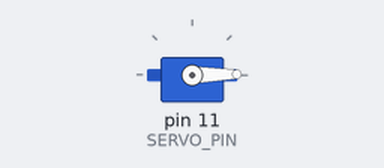
The sketch below on a simulated Arduino Uno, built with avr-gcc and run on an emulated ATmega328P. Shown: servo. Wiring (inferred from the names in the program): servo: signal pin 11. Servo pulses on a pin are drawn as a servo (544–2400 µs = 0–180°).

Above: at 0.05 s.
At 4.85 s:
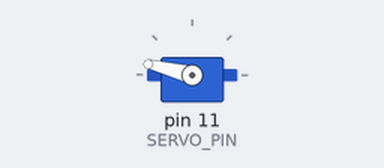
Timing chart, 0 to 6.3 s (numbered marks = the images above):
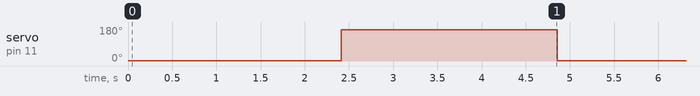

The sketch:

ServoFcnExamp.ino
```cpp
#define MIN_PULSE_WIDTH       550     // the shortest pulse sent to a servo
#define MAX_PULSE_WIDTH      2250     // the longest pulse sent to a servo
#define DEFAULT_PULSE_WIDTH  1500     // default pulse width when servo is attached
#define PULSE_TIMES            20
#define SERVO_PIN              11

void writeServo(int angle), writeServo(int pin, int angle);

void setup()
{
  pinMode(SERVO_PIN, OUTPUT);
}

void loop()
{
  writeServo(0);
  delay(2000);
  writeServo(180);
  delay(2000);
}

void writeServo(int angle)
{
    int pulseDuration = map(angle, 0, 180, MIN_PULSE_WIDTH, MAX_PULSE_WIDTH);
    for(int i = 0; i < PULSE_TIMES; i++)
    {
        digitalWrite(11,HIGH);
	delayMicroseconds(pulseDuration);
	digitalWrite(11,LOW);
	delay(20);
    }
}

void writeServo(int pin, int angle)
{
    int pulseDuration = map(angle, 0, 180, MIN_PULSE_WIDTH, MAX_PULSE_WIDTH);
    for(int i = 0; i < PULSE_TIMES; i++)
    {
        digitalWrite(pin,HIGH);
	delayMicroseconds(pulseDuration);
	digitalWrite(pin,LOW);
	delay(20);
    }
}
```

Measured:
- by itself, servo on pin 11 (SERVO_PIN): alternates 166° for 2.4 s and 1° for 2.4 s
